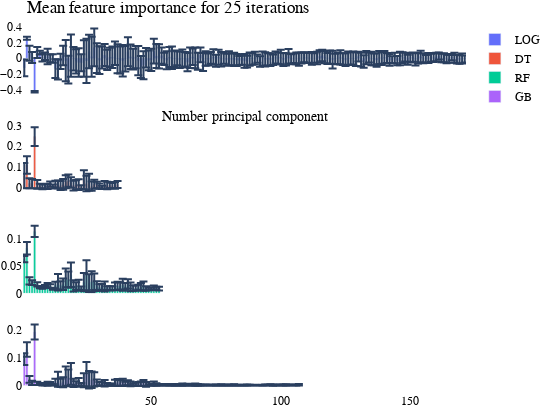

The code cell stored with this chart in its notebook:
### Code cell
visualize.plot_important_features(SupervisedModels,
                               X = trainingData.drop(["material_id", "full_formula"], axis=1),
                               k = numberSplits, 
                               n = numberRuns,                                      
                     prettyNames = prettyNames,
                           numPC = numberOfPrincipalComponents,
                        approach = InsertApproach)
